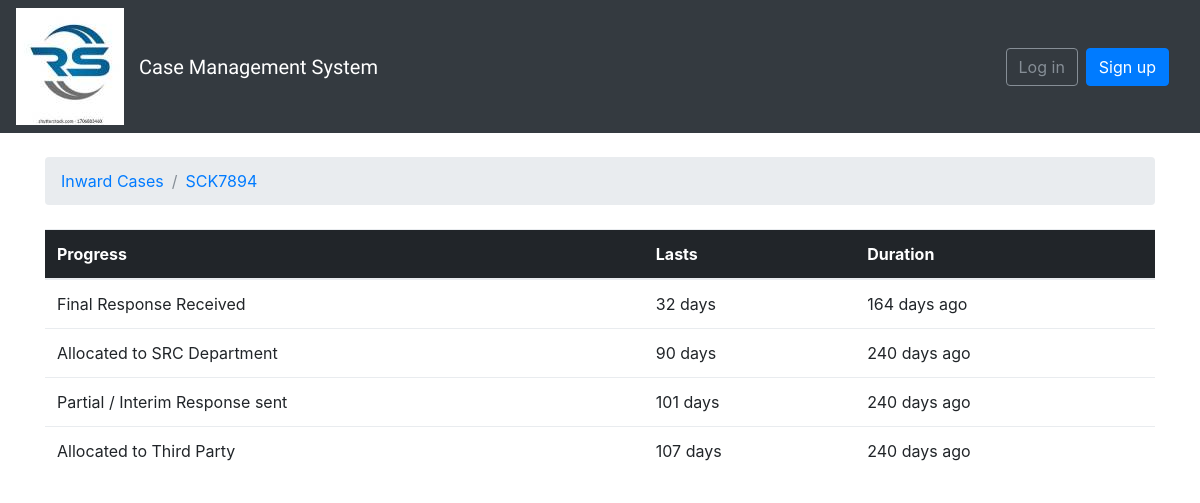
Page /boards/2/history/ on the committed database.
### boards/models.py (models this page shows, shortened)
class Board(models.Model):
    A = "Request for Information"
    B = "Automatic Exchange of Information"
    C = "Spontaneous Exchange of Information"
    D = "Tax Examination Abroad"
    E = "Joint Audit"
    F = "Industry Wide Exchange of Information"
    query_choices = (
        (A, 'Request for Information'), (B, 'Automatic Exchange of Information'),
        (C, 'Spontaneous Exchange of Information'), (D, 'Tax Examination Abroad'), (E, 'Joint Audit'),
        (F, 'Industry Wide Exchange of Information'),
    )
    A = "OECD Model Tax Convention"
    B = "UN Model Tax Convention"
    C = "Global Forum Mutual Administrative Assistance Agreement"
    D = "Global Forum Model Tax Information Exchange Agreement"
    E = "African Tax Administration Forum Mutual Administrative Assistance Agreement"
    F = "Regional instruments and agreements"
    instrument_choices = (
        (A, 'OECD Model Tax Convention'), (B, 'UN Model Tax Convention'),
        (C, 'Global Forum Mutual Administrative Assistance Agreement'),
        (D, 'Global Forum Model Tax Information Exchange Agreement'),
        (E, 'African Tax Administration Forum Mutual Administrative Assistance Agreement'),
        (F, 'Regional instruments and agreements')
    )
    A = "Income Tax"
    B = "Value Added Tax"
    C = "Payroll Taxes"
    D = "Excise Tax"
    E = "Other Tax"
    type_choices = (
        (A, 'Income Tax'), (B, 'Value Added Tax'),
        (C, 'Payroll Taxes'),
        (D, 'Excise Tax'),
        (E, 'Other Tax'),
    )
    A = "Bulk"
    B = "Group"
    C = "Single"
    query_type_choices = (
        (A, 'Bulk'), (B, 'Group'),
        (C, 'Single'),
    )
    tax_period_choices = (
        ('2015', '2015'),
        ('2016', '2016'),
        ('2017', '2017'),
        ('2018', '2018'),
        ('2019', '2019'),
        ('2020', '2020'),
        ('2021', '2021'),
        ('Custom', 'Custom')
    )
    employees_list = []
    user = User.objects.all()
    for i in user:
        a = (str(i), str(i))
        employees_list.append(a)
    employee = models.CharField(max_length=100, choices=employees_list, default="")
    reference = models.CharField(max_length=12, default="SRC.I.", unique=True)
    subject = models.CharField(max_length=100, default="", editable=True)
    instrument = models.CharField(max_length=100, choices=instrument_choices, default=A)
    query = models.CharField(max_length=150, choices=query_choices, default=A)
    query_type = models.CharField(max_length=25, choices=query_type_choices, default=A)
    tax_period = models.CharField(max_length=15, default="", choices=tax_period_choices, editable=True)
    start_tax_period = models.DateField(default="2015-12-12", editable=True)
    end_tax_period = models.DateField(default="2020-12-31", editable=True)
    tax_type = models.CharField(max_length=100, choices=type_choices, default=A)
    if_other_tax_type = models.CharField(max_length=50, default="n/a", editable=True)
    country = CountryField(blank_label='select a country')
    document = models.FileField(upload_to='documents/', default="")

class Topic(models.Model):
    A = "Acknowledgement sent"
    B = "Case rejected"
    C = "Interim report sent"
    D = "Allocated to SRC Department"
    E = "Allocated to Third Party"
    F = "Partial / Interim Response sent"
    G = "Final Response sent"
    H = "Partial / Interim Response Received"
    I = "Final Response Received"
    J = "Case Finalised"
    progress_choices = (
        (A, 'Acknowledgement sent'), (B, 'Case rejected'),
        (C, 'Interim report sent'), (D, 'Allocated to SRC Department'), (E, 'Allocated to Third Party'),
        (F, 'Partial / Interim Response sent'), (G, 'Final Response sent'), (H, 'Partial / Interim Response Received'),
        (I, 'Final Response Received'), (J, 'Case Finalised')
    )
    A = "3 Days"
    B = "30 days"
    C = "60 days"
    D = "90 days"
    E = "120 days"
    F = "180 days"
    G = "360 days"
    span_choices = (
        (A, '3 days'), (B, '30 days'),
        (C, '60 days'), (D, '90 days'), (E, '120 days'),
        (F, '180 days'), (G, '360 days')
    )
    A = "Not Registered"
    B = "Active"
    C = "Inactive"
    D = "In Good Standing"
    E = "Non-Compliant"
    F = "Struck Off"
    G = "Dissolved"
    status_choices = (
        (A, 'Not Registered'), (B, 'Active'),
        (C, 'Inactive'), (D, 'In Good Standing'), (E, 'Non-Compliant'),
        (F, 'Struck Off'), (G, 'Dissolved'), (H, 'Not Applicable'),
    )
    A = "Bank"
    B = "BO"
    C = "Directors"
    D = "Accounting"
    E = "Invoices"
    F = "Agreements"
    G = "Contracts"
    H = "Others"
    information_choices = (
        (A, 'Bank'), (B, 'BO'),
        (C, 'Directors'),
        (D, 'Accounting'),
        (E, 'Invoices'),
        (F, 'Agreements'),
        (G, 'Contracts'),
        (H, 'Others')
    )
    progress = models.CharField(max_length=40, choices=progress_choices, default=A)
    requesting_party_reference_number = models.CharField(max_length=20, default="", editable=True)
    taxpayer_status = models.CharField(max_length=40, choices=status_choices, default=A)
    last_updated = models.DateTimeField(auto_now_add=True)
    case_age = DurationField(blank=True, null=True)
    board = models.ForeignKey(Board, related_name='topics', on_delete=models.CASCADE)
    starter = models.ForeignKey(User, related_name='topics', on_delete=models.CASCADE)
    nature_of_information_requested = MultiSelectField(choices=information_choices)
    nature_of_information_received = MultiSelectField(choices=information_choices)
    date_received = models.DateField(auto_now_add=True)
    date_created = models.DateTimeField(auto_now_add=True)
    date_process_finished = models.DateTimeField(auto_now=True)
    time_to_completion = models.CharField(max_length=35, choices=span_choices, default=A)
    point_of_contact_name = models.CharField(max_length=150, default="", editable=True)
    others = models.CharField(max_length=60, default="", editable=True)
    point_of_contact_email = models.CharField(max_length=250, default="", editable=True)
    point_of_contact_telephone1 = models.CharField(max_length=150, blank=True, default="0123430000", editable=True)
    point_of_contact_telephone2 = models.CharField(max_length=150, blank=True, default="0123430001", editable=True)
    total = models.DurationField(blank=True, null=True)
    def whenpublished(self):
        now = timezone.now()
        diff = now - self.date_created
        if diff.days == 0 and 0 <= diff.seconds < 60:
            seconds = diff.seconds
            if seconds == 1:
                return str(seconds) + "second ago"
            else:
                return str(seconds) + " seconds ago"
        if diff.days == 0 and 60 <= diff.seconds < 3600:
            minutes = math.floor(diff.seconds / 60)
            if minutes == 1:
                return str(minutes) + " minute ago"
            else:
                return str(minutes) + " minutes ago"
        if diff.days == 0 and 3600 <= diff.seconds < 86400:
            hours = math.floor(diff.seconds / 3600)
            if hours == 1:
                return str(hours) + " hour ago"
            else:
                return str(hours) + " hours ago"
        if 1 <= diff.days < 365:
            days = diff.days
            if days == 1:
                return str(days) + " day ago"
            else:
                return str(days) + " days ago"
    def whenlasted(self):
        diff = self.date_process_finished - self.date_created
        if diff.days == 0 and 0 <= diff.seconds < 60:
            seconds = diff.seconds
            if seconds == 1:
                return str(seconds) + "second"
            else:
                return str(seconds) + " seconds"
        if diff.days == 0 and 60 <= diff.seconds < 3600:
            minutes = math.floor(diff.seconds / 60)
            if minutes == 1:
                return str(minutes) + " minute"
            else:
                return str(minutes) + " minutes"
        if diff.days == 0 and 3600 <= diff.seconds < 86400:
            hours = math.floor(diff.seconds / 3600)
            if hours == 1:
                return str(hours) + " hour"
            else:
                return str(hours) + " hours"
        if 1 <= diff.days < 365:
            days = diff.days
            if days == 1:
                return str(days) + " day"
            else:
                return str(days) + " days"

### boards/views.py (the view)
# urls.py: re_path(r'^boards/(?P<pk>\d+)/history/$', views.topic_history, name='topic_history'),
def topic_history(request, pk):
    board = get_object_or_404(Board, pk=pk)
    topics = board.topics.order_by('-last_updated')
    total = Topic.objects.all().aggregate(Sum('case_age'))
    return render(request, 'topic_history.html', {'board': board, 'topics': topics, 'total': total})

### templates/topic_history.html (shortened to what this page needs)
{% extends 'base.html' %}
{% block breadcrumb %}
  <li class="breadcrumb-item"><a href="{% url 'boards' %}">Inward Cases</a></li>
  <li class="breadcrumb-item active"><a href="{% url 'boards' %}">{{ board.reference }}</a></li>
{% endblock %}
{% block content %}
  <table class="table">
    <thead class="thead-inverse">
      <tr>
        <th>Progress</th>
        <th>Lasts</th>
        <th>Duration</th>
      </tr>
    </thead>
    <tbody>
      {% for topic in topics %}
        <tr>
          <td><a>{{ topic.progress }}</a></td>
          <td>{{ topic.whenlasted }}</td>
          <td>
            {{ topic.whenpublished }}
          </td>
        </tr>
      {% endfor %}
    </tbody>
  </table>
{% endblock %}

### rows in the picture
Board: reference "SCK7894"
Topic: progress "Final Response Received", whenlasted "32 days", whenpublished "164 days ago"
Topic: progress "Allocated to SRC Department", whenlasted "90 days", whenpublished "240 days ago"
Topic: progress "Partial / Interim Response sent", whenlasted "101 days", whenpublished "240 days ago"
Topic: progress "Allocated to Third Party", whenlasted "107 days", whenpublished "240 days ago"
